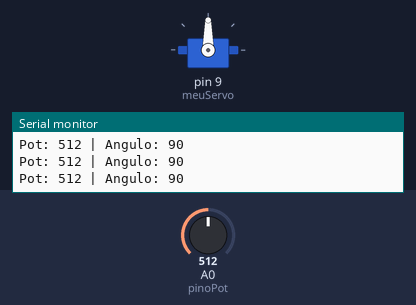
Bench run of a sketch on a simulated Arduino Uno, built with avr-gcc and run on an emulated ATmega328P. On the bench: servo, the last lines printed to the serial monitor. Inputs (shaded band) come from the test bench; at power-on: A0 (pinoPot) = 512.

Above: at 1.2 s.
1.3 s: A0 (pinoPot) set to 557
At 2.7 s:
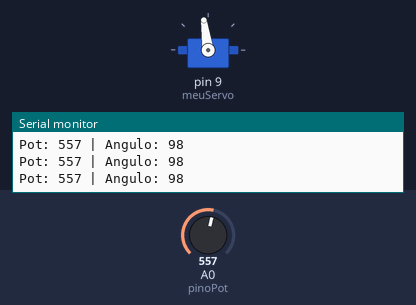
4.3 s: A0 (pinoPot) set to 585
At 4.7 s:
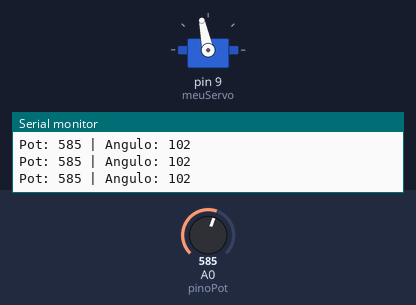
5.8 s: A0 (pinoPot) set to 306
At 6.6 s:
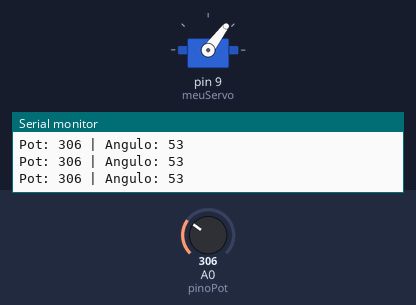
7.3 s: A0 (pinoPot) set to 111
At 8.3 s:
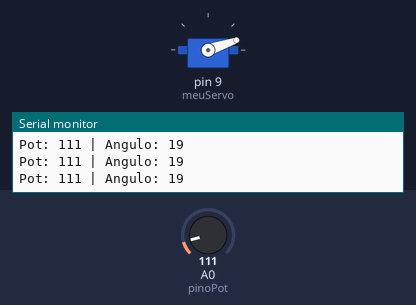
8.8 s: A0 (pinoPot) set to 89
At 9.6 s:
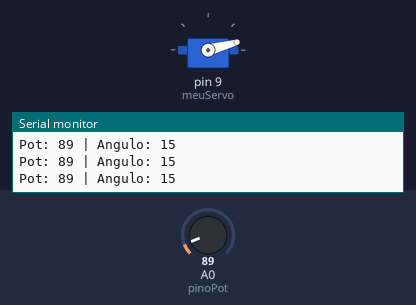
11.8 s: A0 (pinoPot) set to 716
At 13.1 s:
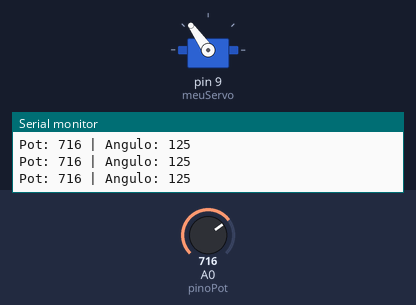
Timing chart, 0 to 14.3 s (numbered marks = the images above; inputs shaded):
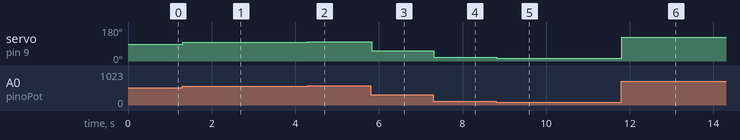

Measured:
- after the input at 1.3 s, servo on pin 9 (meuServo): 90° → 98° at once
- after the input at 4.3 s, servo on pin 9 (meuServo): 98° → 102° at once
- after the input at 5.8 s, servo on pin 9 (meuServo): 102° → 53° at once
- after the input at 7.3 s, servo on pin 9 (meuServo): 53° → 19° at once
- after the input at 8.8 s, servo on pin 9 (meuServo): 19° → 15° at once
- after the input at 11.8 s, servo on pin 9 (meuServo): 15° → 125° at once

The sketch:

main.ino
```cpp
#include <Servo.h>

Servo meuServo;       // Cria objeto do servo
int pinoPot = A0;     // Potenciômetro no A0
int valorPot;         // Guarda leitura do pot
int angulo;           // Ângulo para o servo

void setup() {
  meuServo.attach(9); // Servo conectado no pino 9
  Serial.begin(9600);
}

void loop() {
  // Lê valor do potenciômetro (0 a 1023)
  valorPot = analogRead(pinoPot);

  // Converte para ângulo (0 a 180 graus)
  angulo = map(valorPot, 0, 1023, 0, 180);

  // Move servo para o ângulo
  meuServo.write(angulo);

  // Mostra valores no monitor serial
  Serial.print("Pot: ");
  Serial.print(valorPot);
  Serial.print(" | Angulo: ");
  Serial.println(angulo);

  delay(15); // tempo para o servo se mover suavemente
}
```
